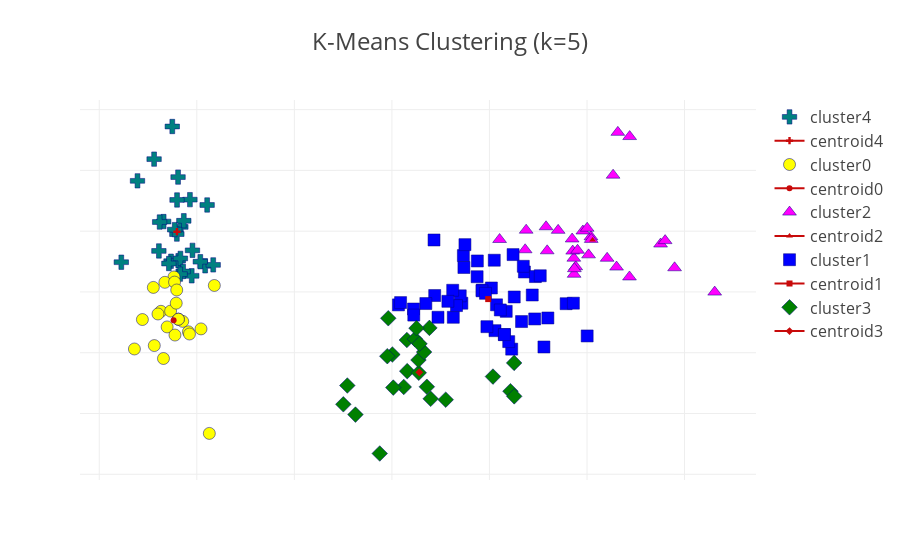

Notebook code cell kept with this figure:
### Code cell
clusters = decomposed_df['clusters'].unique()

columns = decomposed_df.columns[1:]

symbol = ('circle', 'square', 'triangle-up', 'diamond', 'cross', 'x',
                  'triangle-down', 'asterisk', 'octagon', 'diamond-tall-down')
color = ('yellow','blue',  'magenta', 'green', 'teal', 'navy','peru',
                 'lightslategrey', 'red', 'olive')

plot_data = []

for c in clusters:
    trace1 = {
      "mode": "markers", 
      "name": "cluster"+str(c),
      "type": "scatter", 
      "x": decomposed_df.loc[decomposed_df['clusters']==c][columns[0]], 
      "y": decomposed_df.loc[decomposed_df['clusters']==c][columns[1]],
      "marker": {
        "line": {
          "color": "navy", 
          "width": 0.5
        }, 
        "size": 12, 
        "color": color[c],
        "symbol": symbol[c]
      }
    }
    trace2 = {
      "name": "centroid"+str(c),
      "type": "scatter", 
      "x": [df[columns[0]][c]], 
      "y": [df[columns[1]][c]],
      "marker": {
        "color": "rgb(200,10,10)", 
        "symbol": symbol[c]
      }
    }
    plot_data.append(trace1)
    plot_data.append(trace2)
    
data = Data(plot_data)
layout = {
    "title": "K-Means Clustering (k=%s)" % len(clusters),
    "xaxis": {
        "showgrid": True,
        "zeroline": False,
        "showticklabels": False
    },
    "yaxis": {
        "showgrid": True,
        "zeroline": False,
        "showticklabels": False
    },
    "legend": {"font": {"size": 16}},
    "titlefont": {"size": 24}
}
fig = Figure(data=data, layout=layout)
fig.show()

### Figure 1 — Plotly figure (JSON) as saved in the notebook; plotly's stock layout.template omitted (floating-point values rounded to 4 significant figures)
{"data": [{"marker": {"color": "teal", "line": {"color": "navy", "width": 0.5}, "size": 12, "symbol": "cross"}, "mode": "markers", "name": "cluster4", "type": "scatter", "uid": "95783105-731a-41c5-b4c7-92986d3dbbf9", "x": [-2.265, -2.389, -2.071, -2.163, -2.192, -2.251, -2.203, -2.19, -1.894, -2.34, -1.915, -2.205, -2.774, -2.052, -2.168, -2.14, -1.832, -2.608, -2.438, -2.044, -2.171, -2.287, -1.964, -2.133, -2.381, -2.227], "y": [0.5057, 0.6748, 1.519, 1.071, 1.89, 2.722, 1.514, 0.5143, 1.431, 1.158, 0.4305, 0.9525, 0.4895, 0.266, 0.552, 0.3366, 0.4453, 1.828, 2.185, 0.685, 0.2927, 0.468, 0.4974, 1.171, 1.151, 1.025]}, {"marker": {"color": "rgb(200,10,10)", "symbol": "cross"}, "name": "centroid4", "type": "scatter", "uid": "e21d99a0-5e26-4a41-b898-41679a106e56", "x": [-2.204], "y": [0.9914]}, {"marker": {"color": "yellow", "line": {"color": "navy", "width": 0.5}, "size": 12, "symbol": "circle"}, "mode": "markers", "name": "cluster0", "type": "scatter", "uid": "212970b8-88c1-4a86-92f4-28de5597e232", "x": [-2.086, -2.368, -2.304, -2.446, -2.234, -2.342, -2.189, -2.327, -2.224, -2.64, -1.82, -2.228, -1.957, -2.269, -2.145, -2.189, -2.211, -2.189, -2.436, -1.872, -2.558, -2.075, -2.398, -2.206], "y": [-0.6554, -0.3185, -0.5754, 0.07456, 0.2476, -1.095, -0.4486, 0.1586, -0.7091, -0.9383, 0.1068, 0.1622, -0.6079, -0.3149, -0.4839, -0.4486, -0.1843, -0.4486, -0.8822, -2.328, -0.4538, -0.6919, -0.3624, 0.03224]}, {"marker": {"color": "rgb(200,10,10)", "symbol": "circle"}, "name": "centroid0", "type": "scatter", "uid": "b0628195-0fb0-4545-83df-0b6e81a309e2", "x": [-2.238], "y": [-0.4652]}, {"marker": {"color": "magenta", "line": {"color": "navy", "width": 0.5}, "size": 12, "symbol": "triangle-up"}, "mode": "markers", "name": "cluster2", "type": "scatter", "uid": "d35a89e4-d8f3-445c-803a-00119178df59", "x": [1.104, 1.848, 2.206, 1.868, 2.754, 2.303, 2.268, 1.366, 1.884, 1.592, 2.437, 3.309, 2.04, 2.898, 1.704, 1.958, 1.865, 2.435, 2.316, 2.801, 1.58, 1.854, 2.016, 1.903, 2.043, 2.002, 1.871, 1.376], "y": [0.8631, 0.8717, 0.5545, 0.2912, 0.7884, 0.4095, 1.921, 0.6939, 0.4143, 0.677, 2.557, -0.002361, 0.9074, 0.3978, 1.014, 1.003, 0.5554, 0.2467, 2.626, 0.8447, 1.072, 0.6724, 0.6104, 0.686, 0.8647, 1.049, 0.3828, 1.016]}, {"marker": {"color": "rgb(200,10,10)", "symbol": "triangle-up"}, "name": "centroid2", "type": "scatter", "uid": "22c9c471-4109-447d-ac38-488922d2bf07", "x": [2.057], "y": [0.8567]}, {"marker": {"color": "blue", "line": {"color": "navy", "width": 0.5}, "size": 12, "symbol": "square"}, "mode": "markers", "name": "cluster1", "type": "scatter", "uid": "dd405aa1-2f71-4264-8e2c-128ea58c9d8f", "x": [0.7325, 1.242, 1.073, 0.7487, 0.9262, 0.4387, 0.7172, 0.8759, 0.348, 0.7383, 0.4724, 1.228, 0.6294, 0.7005, 0.8735, 1.254, 1.358, 0.6621, 1.057, 0.2214, 0.4318, 1.049, 0.06707, 0.6232, 0.08905, 0.2244, 0.5739, 1.153, 1.439, 2.002, 1.599, 1.464, 1.471, 0.9739, 1.329, 1.172, 1.02, 1.786, 1.86, 1.111, 1.197, 1.347, 0.9234, 1.153, 1.558, 1.521, 0.9593], "y": [0.5986, 0.6148, -0.2118, 0.7787, 0.03033, -0.05888, -0.1854, 0.51, -0.1906, 0.4025, -0.4166, -0.9409, -0.4168, -0.06349, 0.2507, -0.08262, 0.3288, -0.2243, -0.6369, -0.2808, 0.8551, 0.5222, -0.2126, 0.02754, -0.1749, -0.3805, -0.1537, -0.7013, -0.05001, -0.7239, -0.4282, -0.4441, 0.2532, -0.5712, -0.4868, -0.3189, 0.06554, -0.1933, -0.1847, -0.296, -0.8172, 0.4223, 0.01923, -0.7013, -0.9053, 0.2668, -0.02228]}, {"marker": {"color": "rgb(200,10,10)", "symbol": "square"}, "name": "centroid1", "type": "scatter", "uid": "0ec4d8f4-20d9-49d2-b32c-794963fd9ef3", "x": [0.9871], "y": [-0.1176]}, {"marker": {"color": "green", "line": {"color": "navy", "width": 0.5}, "size": 12, "symbol": "diamond"}, "mode": "markers", "name": "cluster3", "type": "scatter", "uid": "131b9fdc-4267-4227-a8fc-5b9ba2b79630", "x": [0.3973, 0.3845, -0.4979, 0.004968, -0.1247, 0.5516, -0.03726, 0.1534, 1.215, 0.1569, -0.04728, 0.1215, 0.01412, 0.236, 1.036, 0.2754, 0.2723, 0.33, -0.3736, 0.2829, -0.457, 0.2522, 0.3584, 1.253, 1.254], "y": [-1.758, -0.5911, -1.849, -1.029, -2.658, -1.773, -0.4328, -0.7907, -1.633, -1.303, -1.057, -1.564, -1.573, -0.7759, -1.392, -1.33, -1.119, -0.9889, -2.018, -0.854, -1.539, -0.5959, -1.56, -1.167, -1.718]}, {"marker": {"color": "rgb(200,10,10)", "symbol": "diamond"}, "name": "centroid3", "type": "scatter", "uid": "59037242-6031-420d-8de5-9f85e66a9e3e", "x": [0.2805], "y": [-1.323]}], "layout": {"legend": {"font": {"size": 16}}, "title": {"font": {"size": 24}, "text": "K-Means Clustering (k=5)"}, "xaxis": {"showgrid": true, "showticklabels": false, "zeroline": false}, "yaxis": {"showgrid": true, "showticklabels": false, "zeroline": false}}}
